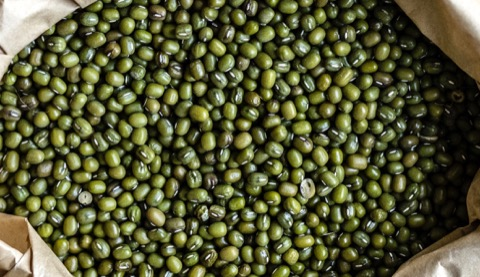
#> input picture module2/images/segmentaion/count/count1.jpg, 480 x 277 px; the run also reads 2 pictures not shown here
$ jupyter execute --allow-errors CV_task_2_2_objects_count.ipynb   (shell and % lines are left out)   (older library calls are emulated)
#> lines starting #> are read from the running program, lines starting #| are printed output that depends on the picture; after the words box and inside, x2 and y2 are one past the last pixel; in counts of white or black regions, pixels touching at a corner belong together
## Cumputer Vision
### Module 2. Image segmentation and correspondence problems

Anastasiia Kasprova

Link to Google Colab: https://colab.research.google.com/drive/1QpcXEqWRXWPoK8iPEPYN1NdUe3z79Kwi

### Task 2.2: Estimate number of objects

[cell 1]
import scipy as sc
import cv2
import numpy as np
import imutils
from skimage import io, feature, morphology
from skimage.feature import peak_local_max
from skimage.morphology import watershed
from scipy import ndimage
from matplotlib import pyplot as plt
#from google.colab.patches import cv2_imshow

def url_to_image(url):
  print("downloading %s" % (url))
  return cv2.cvtColor(io.imread(url), cv2.COLOR_BGR2RGB)

### count1.jpg

[cell 2]
image = cv2.imread('../../images/segmentaion/count/count1.jpg')
#> image is the input picture: shape (277, 480, 3); mean B, G, R 52, 85.5, 84.4
#url1 = "https://raw.githubusercontent.com/mdavydov/ComputerVisionCourse/master/tasks/count/count1.jpg"
#image = url_to_image(url1)

#apply Gaussian smooting, pyrMeanShiftFiltering, grey scale and adaptive threshold
gaussian = cv2.GaussianBlur(image,(5,5),0)
shifted = cv2.pyrMeanShiftFiltering(gaussian, 41, 51)
gray = cv2.cvtColor(shifted, cv2.COLOR_BGR2GRAY)
thresh = cv2.adaptiveThreshold(gray, 255, cv2.ADAPTIVE_THRESH_GAUSSIAN_C,cv2.THRESH_BINARY, 11, 5)
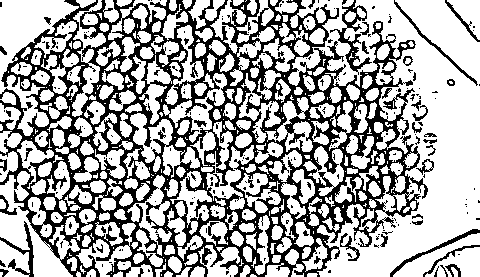
#> thresh: shape (277, 480); 66.2% white; 249 black regions (202 under 20 px), largest, box (x1, y1, x2, y2) and area: (0, 0, 428, 277) 40136, (330, 0, 372, 75) 693, (0, 221, 34, 277) 421

D = ndimage.distance_transform_edt(thresh)
localMax = peak_local_max(D, indices=False, min_distance=5,
    labels=thresh)
#> localMax: shape (277, 480) bool; 0.51% white in thin lines or dots
# perform a connected component analysis on the local peaks,
# using 8-connectivity, then apply the Watershed algorithm
markers = ndimage.label(localMax, structure=np.ones((3, 3)))[0]
#> markers: shape (277, 480) int32; 685 distinct labels, from 0 to 684
labels = watershed(-D, markers, mask=thresh)
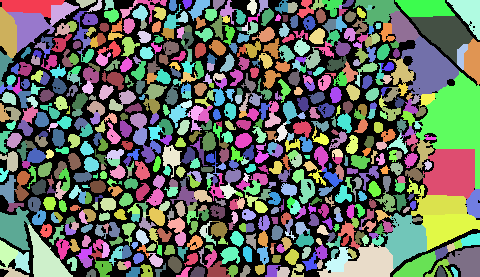
#> labels: shape (277, 480) int32; 685 distinct labels, from 0 to 684; one colour per label, 0 black
print("Number of unique segments automatically detected: ",(len(np.unique(labels)) - 1))
#| Number of unique segments automatically detected:  684

# loop over the unique labels returned by the Watershed
# algorithm
r_list = []
for label in np.unique(labels):
    # if the label is zero, we are examining the 'background'
    # so simply ignore it
    if label == 0:
        continue

    # otherwise, allocate memory for the label region and draw
    # it on the mask
    mask = np.zeros(gray.shape, dtype="uint8")
    mask[labels == label] = 255

    # detect contours in the mask and grab the largest one
    cnts = cv2.findContours(mask.copy(), cv2.RETR_EXTERNAL, cv2.CHAIN_APPROX_SIMPLE)
    cnts = imutils.grab_contours(cnts)
    c = max(cnts, key=cv2.contourArea)

    # draw a circle enclosing the object
    ((x, y), r) = cv2.minEnclosingCircle(c)
    r_list.append(r)

    if r <15: #threshold value based on histogram below
        cv2.circle(image, (int(x), int(y)), int(r), (0, 255, 0), 1)
#> this loop made 685 passes
#> (x, y, r) on passes 3, 5, 6: (64.17, 14.5, 16.24), (94, 5.5, 8.9), (108, 4.5, 6.02)
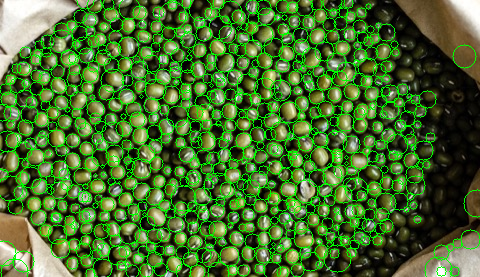
#> image: shape (277, 480, 3); 15.89% of pixels changed, all inside (x1, y1, x2, y2) = (0, 0, 480, 277)
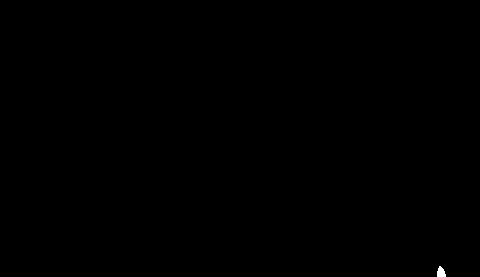
#> mask: shape (277, 480); 0.05% white; 1 white region, box (x1, y1, x2, y2) and area: (437, 266, 446, 277) 73
#> after the loop, r_list = 684 values, max 59.35 at index 307, min 1.9 at index 456, mean 7.71

plt.figure(1)
plt.imshow(image)
plt.title("count1.jpg")
plt.figure(2)
plt.imshow(thresh, cmap = 'gray')

[cell 3]
plt.hist(r_list,40,[0,40])
plt.show()
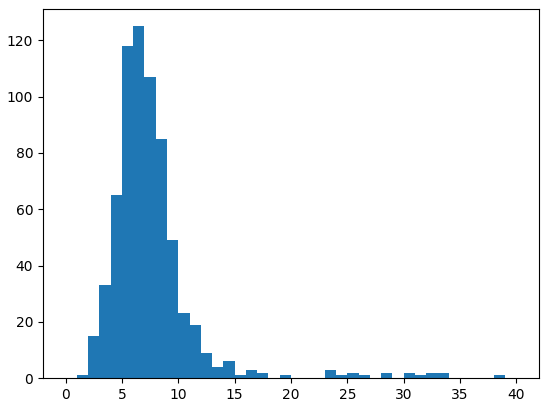
#> figure drawn by matplotlib, 1 panel; tallest bar 125 high, from x = 6 to 7

threshold = 16
k=0
for i in r_list:
    if i < threshold:
        k+=1
#> this loop made 684 passes
#> i on passes 1 to 12: 32, 16.24, 9.51, 8.9, 6.02, 5.41, 5.22, 12.81, 6.52, 8.06, 6.48, 10.05
#> after the loop, k = 660
print("Number of elements: ", k)
#| Number of elements:  660
print("error: ",round((1-k/len(r_list)),2)*100,"%")
#| error:  4.0 %

### count2.jpg

[cell 4]
img = cv2.imread('../../images/segmentaion/count/count2.jpg')
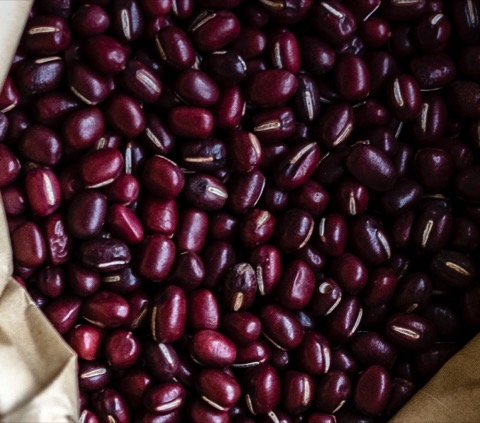
#> input picture module2/images/segmentaion/count/count2.jpg, 480 x 423 px
#> img is the input picture: shape (423, 480, 3); mean B, G, R 37.5, 31, 56.3

gray = cv2.cvtColor(img,cv2.COLOR_BGR2GRAY)
#> gray: shape (423, 480)
gaussian = cv2.GaussianBlur(gray,(5,5),0)
#> gaussian: shape (423, 480)

ret, thresh = cv2.threshold(gaussian,80,255,cv2.THRESH_BINARY)
#> thresh: shape (423, 480); 15.4% white; 215 white regions (60 under 20 px), largest, box (x1, y1, x2, y2) and area: (0, 196, 88, 423) 9679, (0, 0, 33, 91) 1604, (394, 395, 476, 423) 1576

D = ndimage.distance_transform_edt(thresh)
#> D: shape (423, 480) float64
localMax = peak_local_max(D, indices=False, min_distance=10,
    labels=thresh)
#> localMax: shape (423, 480) bool; 0.09% white in thin lines or dots, all inside (x1, y1, x2, y2) = (10, 10, 451, 413)
# perform a connected component analysis on the local peaks,
# using 8-connectivity, then apply the Watershed algorithm
markers = ndimage.label(localMax, structure=np.ones((3, 3)))[0]
#> markers: shape (423, 480) int32; 176 distinct labels, from 0 to 175
labels = watershed(-D, markers, mask=thresh)
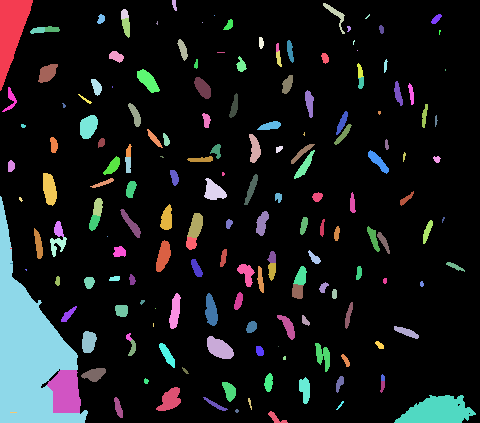
#> labels: shape (423, 480) int32; 176 distinct labels, from 0 to 175; one colour per label, 0 black
print("Number of unique segments automatically detected: ",(len(np.unique(labels)) - 1))
#| Number of unique segments automatically detected:  175

# loop over the unique labels returned by the Watershed
# algorithm
for label in np.unique(labels):
    # if the label is zero, we are facing with the 'background'
    if label == 0:
        continue
    # otherwise, allocate memory for the label region and draw
    # it on the mask
    mask = np.zeros(gray.shape, dtype="uint8")
    mask[labels == label] = 255
    # detect contours in the mask
    cnts = cv2.findContours(mask.copy(), cv2.RETR_EXTERNAL,
        cv2.CHAIN_APPROX_SIMPLE)[-2]
    c = max(cnts, key=cv2.contourArea)
    rect = cv2.minAreaRect(c)
    box = cv2.boxPoints(rect)
    box = np.int0(box)
    cv2.drawContours(img,[box],-1,(255,0,0),3)
#> this loop made 176 passes
#> (rect, box) on passes 2 to 4: (((16, 45), (90, 32), -90), [[32, 90], [0, 90], [0, 0], [32, 0]]), (((173.9, 5.01), (3.54, 10.47), -8.13), [[172, 10], [171, 0], [174, 0], [176, 9]]), (((337.2, 15.48), (11.76, 36.62), -34.16), [[342, 33], [322, 3], [331, -2], [352, 27]])
#> img: shape (423, 480, 3); 18.59% of pixels changed, all inside (x1, y1, x2, y2) = (0, 0, 478, 423)
#> mask: shape (423, 480); 0.76% white; 1 white region, box (x1, y1, x2, y2) and area: (394, 395, 476, 423) 1546

plt.figure(1)
plt.imshow(img)
plt.title("count2.jpg")
plt.figure(2)
plt.imshow(thresh, cmap = 'gray')

[cell 5]
img = cv2.imread('../../images/segmentaion/count/count2.jpg')

gray = cv2.cvtColor(img,cv2.COLOR_BGR2GRAY)
gaussian = cv2.GaussianBlur(gray,(5,5),0)

ret, thresh = cv2.threshold(gaussian,30,255,cv2.THRESH_BINARY)
#> thresh: shape (423, 480); 35.1% white; 217 white regions (51 under 20 px), largest, box (x1, y1, x2, y2) and area: (0, 191, 108, 423) 12259, (389, 334, 480, 423) 4280, (84, 142, 144, 241) 2417

D = ndimage.distance_transform_edt(thresh)
localMax = peak_local_max(D, indices=False, min_distance=10,
    labels=thresh)
#> localMax: shape (423, 480) bool; 0.09% white in thin lines or dots
# perform a connected component analysis on the local peaks,
# using 8-connectivity, then apply the Watershed algorithm
markers = ndimage.label(localMax, structure=np.ones((3, 3)))[0]
#> markers: shape (423, 480) int32; 175 distinct labels, from 0 to 174
labels = watershed(-D, markers, mask=thresh)
#> labels: shape (423, 480) int32; 175 distinct labels, from 0 to 174
print("Number of unique segments automatically detected: ",(len(np.unique(labels)) - 1))
#| Number of unique segments automatically detected:  174

# loop over the unique labels returned by the Watershed
# algorithm
for label in np.unique(labels):
    # if the label is zero, we are facing with the 'background'
    if label == 0:
        continue
    # otherwise, allocate memory for the label region and draw
    # it on the mask
    mask = np.zeros(gray.shape, dtype="uint8")
    mask[labels == label] = 255
    # detect contours in the mask
    cnts = cv2.findContours(mask.copy(), cv2.RETR_EXTERNAL,
        cv2.CHAIN_APPROX_SIMPLE)[-2]
    c = max(cnts, key=cv2.contourArea)
    rect = cv2.minAreaRect(c)
    box = cv2.boxPoints(rect)
    box = np.int0(box)
    cv2.drawContours(img,[box],-1,(255,0,0),3)
#> mask: shape (423, 480); 2.1% white; 1 white region, box (x1, y1, x2, y2) and area: (389, 334, 480, 423) 4280

plt.figure(1)
plt.imshow(img)
plt.title("count2.jpg")
plt.figure(2)
plt.imshow(thresh, cmap = 'gray')

#### Comments: Since these beans have glacies surface, I would more rely on counting blicks, than thrying to find the exact form (schiluette). Thus, the fisrt solution looks more reliable.

### count3.jpg

[cell 6]
img = cv2.imread('../../images/segmentaion/count/count3.jpg')
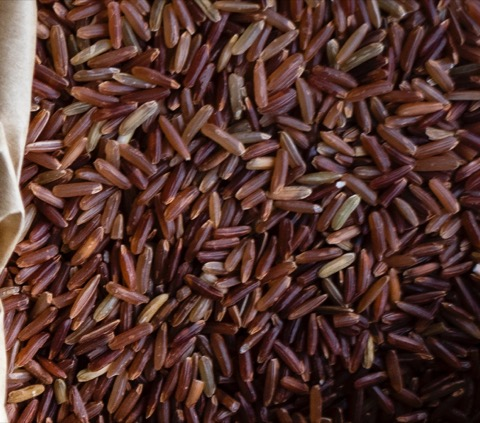
#> input picture module2/images/segmentaion/count/count3.jpg, 480 x 423 px
#> img is the input picture: shape (423, 480, 3); mean B, G, R 46.8, 53.1, 84.3
plt.imshow(img)

[cell 7]
img = cv2.imread('../../images/segmentaion/count/count3.jpg')

gray = cv2.cvtColor(img,cv2.COLOR_BGR2GRAY)
gaussian = cv2.GaussianBlur(gray,(5,5),0)

ret, thresh = cv2.threshold(gaussian,60,255,cv2.THRESH_BINARY)
#> thresh: shape (423, 480); 43.8% white; 213 white regions (78 under 20 px), largest, box (x1, y1, x2, y2) and area: (0, 0, 172, 423) 28573, (160, 90, 377, 332) 11668, (218, 0, 334, 131) 5609

D = ndimage.distance_transform_edt(thresh)
localMax = peak_local_max(D, indices=False, min_distance=10,
    labels=thresh)
#> localMax: shape (423, 480) bool; 0.13% white in thin lines or dots
# perform a connected component analysis on the local peaks,
# using 8-connectivity, then apply the Watershed algorithm
markers = ndimage.label(localMax, structure=np.ones((3, 3)))[0]
#> markers: shape (423, 480) int32; 268 distinct labels, from 0 to 267
labels = watershed(-D, markers, mask=thresh)
#> labels: shape (423, 480) int32; 268 distinct labels, from 0 to 267
print("Number of unique segments automatically detected: ",(len(np.unique(labels)) - 1))
#| Number of unique segments automatically detected:  267

# loop over the unique labels returned by the Watershed
# algorithm
for label in np.unique(labels):
    # if the label is zero, we are facing with the 'background'
    if label == 0:
        continue
    # otherwise, allocate memory for the label region and draw
    # it on the mask
    mask = np.zeros(gray.shape, dtype="uint8")
    mask[labels == label] = 255
    # detect contours in the mask
    cnts = cv2.findContours(mask.copy(), cv2.RETR_EXTERNAL,
        cv2.CHAIN_APPROX_SIMPLE)[-2]
    c = max(cnts, key=cv2.contourArea)
    rect = cv2.minAreaRect(c)
    box = cv2.boxPoints(rect)
    box = np.int0(box)
    cv2.drawContours(img,[box],-1,(255,0,0),3)
#> mask: shape (423, 480); 0.02% white; 1 white region, box (x1, y1, x2, y2) and area: (59, 409, 64, 419) 33

plt.figure(1)
plt.imshow(img)
plt.title("count3.jpg")
plt.figure(2)
plt.imshow(thresh, cmap = 'gray')

### count4.jpg

[cell 8]
img = cv2.imread('../../images/segmentaion/count/count4.jpg')
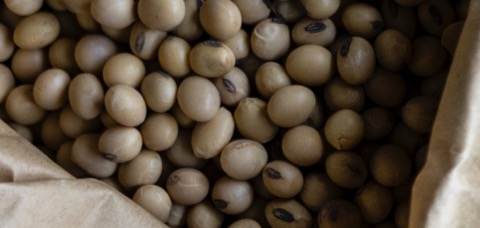
#> input picture module2/images/segmentaion/count/count4.jpg, 480 x 228 px
#> img is the input picture: shape (228, 480, 3); mean B, G, R 58.4, 73.2, 86.7
gray = cv2.cvtColor(img,cv2.COLOR_BGR2GRAY)
#> gray: shape (228, 480)

thresh = cv2.adaptiveThreshold(gray, 255, cv2.ADAPTIVE_THRESH_GAUSSIAN_C,cv2.THRESH_BINARY, 29, 5)
#> thresh: shape (228, 480); 70.2% white; 226 black regions (191 under 20 px), largest, box (x1, y1, x2, y2) and area: (0, 0, 442, 228) 25614, (417, 29, 478, 228) 2138, (398, 0, 471, 228) 1839

D = ndimage.distance_transform_edt(thresh)
#> D: shape (228, 480) float64
localMax = peak_local_max(D, indices=False, min_distance=20,
    labels=thresh)
#> localMax: shape (228, 480) bool; 0.05% white in thin lines or dots, all inside (x1, y1, x2, y2) = (20, 20, 448, 208)
# perform a connected component analysis on the local peaks,
# using 8-connectivity, then apply the Watershed algorithm
markers = ndimage.label(localMax, structure=np.ones((3, 3)))[0]
#> markers: shape (228, 480) int32; 57 distinct labels, from 0 to 56
labels = watershed(-D, markers, mask=thresh)
#> labels: shape (228, 480) int32; 57 distinct labels, from 0 to 56
print("Number of unique segments automatically detected: ",(len(np.unique(labels)) - 1))
#| Number of unique segments automatically detected:  56

# loop over the unique labels returned by the Watershed
# algorithm
r_list = []
for label in np.unique(labels):
    # if the label is zero, we are examining the 'background'
    # so simply ignore it
    if label == 0:
        continue

    # otherwise, allocate memory for the label region and draw
    # it on the mask
    mask = np.zeros(gray.shape, dtype="uint8")
    mask[labels == label] = 255

    # detect contours in the mask and grab the largest one
    cnts = cv2.findContours(mask.copy(), cv2.RETR_EXTERNAL, cv2.CHAIN_APPROX_SIMPLE)
    cnts = imutils.grab_contours(cnts)
    c = max(cnts, key=cv2.contourArea)

    # draw a circle enclosing the object
    ((x, y), r) = cv2.minEnclosingCircle(c)
    r_list.append(r)

    if 15<= r <30: #threshold value based on histogram below
        cv2.circle(img, (int(x), int(y)), int(r), (0, 255, 0), 1)
#> this loop made 57 passes
#> img: shape (228, 480, 3); 4.62% of pixels changed, all inside (x1, y1, x2, y2) = (0, 0, 446, 228)
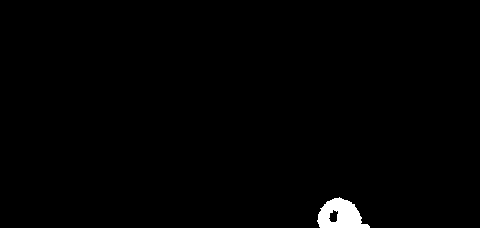
#> mask: shape (228, 480); 0.94% white; 1 white region, box (x1, y1, x2, y2) and area: (317, 197, 370, 228) 1033

plt.figure(1)
plt.imshow(img)
plt.title("count4.jpg")
plt.figure(2)
plt.imshow(thresh, cmap = 'gray')

[cell 9]
plt.hist(r_list,125,[0,125])
plt.show()

threshold_max = 30
threshold_min = 15
k=0
for i in r_list:
    if threshold_min <i < threshold_max:
        k+=1
#> this loop made 56 passes
#> i on passes 1 to 12: 25.56, 23.65, 35.61, 20.72, 37.87, 23.99, 20.71, 20.69, 19.26, 13.81, 19.42, 21.92
print("Number of elements: ", k)
#| Number of elements:  45
print("error: ",round((1-k/len(r_list)),2)*100,"%")
#| error:  20.0 %

### count5.jpg

[cell 10]
img = cv2.imread('../../images/segmentaion/count/count5.jpg')

gray = cv2.cvtColor(img,cv2.COLOR_BGR2GRAY)

gaussian = cv2.GaussianBlur(gray,(5,5),0)
thresh = cv2.threshold(gaussian, 120, 255, cv2.THRESH_BINARY)[1]

D = ndimage.distance_transform_edt(thresh)
localMax = peak_local_max(D, indices=False, min_distance=10,
    labels=thresh)
# perform a connected component analysis on the local peaks,
# using 8-connectivity, then apply the Watershed algorithm
markers = ndimage.label(localMax, structure=np.ones((3, 3)))[0]
labels = watershed(-D, markers, mask=thresh)
print("Number of unique segments automatically detected: ",(len(np.unique(labels)) - 1))
#| Number of unique segments automatically detected:  110

# loop over the unique labels returned by the Watershed
# algorithm
r_list = []
for label in np.unique(labels):
    # if the label is zero, we are examining the 'background'
    # so simply ignore it
    if label == 0:
        continue

    # otherwise, allocate memory for the label region and draw
    # it on the mask
    mask = np.zeros(gray.shape, dtype="uint8")
    mask[labels == label] = 255

    # detect contours in the mask and grab the largest one
    cnts = cv2.findContours(mask.copy(), cv2.RETR_EXTERNAL, cv2.CHAIN_APPROX_SIMPLE)
    cnts = imutils.grab_contours(cnts)
    c = max(cnts, key=cv2.contourArea)

    # draw a circle enclosing the object
    ((x, y), r) = cv2.minEnclosingCircle(c)
    r_list.append(r)
    #draw circles
    if r>3:
        cv2.circle(img, (int(x), int(y)), int(r), (0, 255, 0), 2)
#> this loop made 111 passes

plt.figure(1)
plt.imshow(img)
plt.title("count5.jpg")
plt.figure(2)
plt.imshow(thresh, cmap = 'gray')

[cell 11]
plt.hist(r_list,15,[0,15])
plt.show()

[cell 12]
threshold_min = 3
k=0
for i in r_list:
    if threshold_min <i:
        k+=1
#> this loop made 110 passes
#> i on passes 1 to 12: 95.35, 242.3, 4.12, 0.0001, 2.06, 1.8, 12.5, 3.22, 1, 2.55, 8, 4.61
print("Number of elements: ", k)
#| Number of elements:  99
print("error: ",round((1-k/len(r_list)),2)*100,"%")
#| error:  10.0 %

### count6.jpg

[cell 13]
img = cv2.imread('../../images/segmentaion/count/count6.jpg')

gray = cv2.cvtColor(img,cv2.COLOR_BGR2GRAY)

thresh = cv2.adaptiveThreshold(gray, 255, cv2.ADAPTIVE_THRESH_GAUSSIAN_C,cv2.THRESH_BINARY, 29, 5)

D = ndimage.distance_transform_edt(thresh)
localMax = peak_local_max(D, indices=False, min_distance=5,
    labels=thresh)
# perform a connected component analysis on the local peaks,
# using 8-connectivity, then apply the Watershed algorithm
markers = ndimage.label(localMax, structure=np.ones((3, 3)))[0]
labels = watershed(-D, markers, mask=thresh)
print("Number of unique segments automatically detected: ",(len(np.unique(labels)) - 1))
#| Number of unique segments automatically detected:  907

# loop over the unique labels returned by the Watershed
# algorithm
r_list = []
for label in np.unique(labels):
    # if the label is zero, we are examining the 'background'
    # so simply ignore it
    if label == 0:
        continue

    # otherwise, allocate memory for the label region and draw
    # it on the mask
    mask = np.zeros(gray.shape, dtype="uint8")
    mask[labels == label] = 255

    # detect contours in the mask and grab the largest one
    cnts = cv2.findContours(mask.copy(), cv2.RETR_EXTERNAL, cv2.CHAIN_APPROX_SIMPLE)
    cnts = imutils.grab_contours(cnts)
    c = max(cnts, key=cv2.contourArea)

    # draw a circle enclosing the object
    ((x, y), r) = cv2.minEnclosingCircle(c)
    r_list.append(r)
    #draw circles
    cv2.circle(img, (int(x), int(y)), int(r), (0, 255, 0), 1)

plt.figure(1)
plt.imshow(img)
plt.title("count6.jpg")
plt.figure(2)
plt.imshow(thresh, cmap = 'gray')

[cell 14]
#radius distribution
plt.hist(r_list,20,[0,20])
plt.show()

### count7.jpg

[cell 15]
img = cv2.imread('../../images/segmentaion/count/count7.jpg')

#> (the rest of this cell did not finish here and is left out)

### count8.jpg

[cell 16]
img = cv2.imread('../../images/segmentaion/count/count8.jpg')

#> (the rest of this cell did not finish here and is left out)

#> (a cell that did not finish here is left out)

#> (a cell that did not finish here is left out)

### count9.jpg

[cell 19]
#applying projective transformations

img = cv2.imread('../../images/segmentaion/count/count9.jpg')

#Manually detected points of coin
pts1 = np.float32([[260,215], [285,192], [312,215], [285,236]])
pts2 = np.float32([[26,0], [0,26], [26,52], [52,26]])

#using the projective transformation of one coin apply to the whole picture
H = cv2.getPerspectiveTransform(pts1,pts2)
#> (the rest of this cell did not finish here and is left out)

[cell 20]
img = cv2.imread('../../images/segmentaion/count/count9.jpg')
plt.figure(1)
#> (the rest of this cell did not finish here and is left out)

[cell 21]
plt.hist(r_list,50,[0,50])
plt.show()

threshold_max = 35
threshold_min = 15
k=0
for i in r_list:
    if threshold_min <i < threshold_max:
        k+=1
#> this loop made 907 passes
#> i on passes 1 to 3: 6.27, 10.12, 10.92
print("Number of elements: ", k)
#| Number of elements:  3
print("error: ",round((1-k/len(r_list)),2)*100,"%")
#| error:  100.0 %

### count10.jpg

[cell 22]
img = cv2.imread('../../images/segmentaion/count/count10.jpg')

#> (the rest of this cell did not finish here and is left out)

### count11.jpg

[cell 23]
img = cv2.imread('../../images/segmentaion/count/count11.jpg')
plt.figure(1)
#> (the rest of this cell did not finish here and is left out)

#> (a cell that did not finish here is left out)

#> (a cell that did not finish here is left out)

[cell 26]
#applying projective transformations
img = cv2.imread('../../images/segmentaion/count/count11.jpg')

#Manually detected points of coin
pts1 = np.float32([[92,227],[397,101],[394,177],[98,320]])
pts2 = np.float32([[0,0],[300,0],[300,80],[0,80]])

#using the projective transformation of one coin apply to the whole picture
H = cv2.getPerspectiveTransform(pts1,pts2)
#> (the rest of this cell did not finish here and is left out)

#> (a cell that did not finish here is left out)

[cell 28]
D = ndimage.distance_transform_edt(thresh)
localMax = peak_local_max(D, indices=False, min_distance=20,
    labels=thresh)
# perform a connected component analysis on the local peaks,
# using 8-connectivity, then apply the Watershed algorithm
markers = ndimage.label(localMax, structure=np.ones((3, 3)))[0]
labels = watershed(-D, markers, mask=thresh)
print("Number of unique segments defined automatically: ",(len(np.unique(labels)) - 1))
#| Number of unique segments defined automatically:  103

# loop over the unique labels returned by the Watershed
# algorithm
size_list = []
#> (the rest of this cell did not finish here and is left out)
